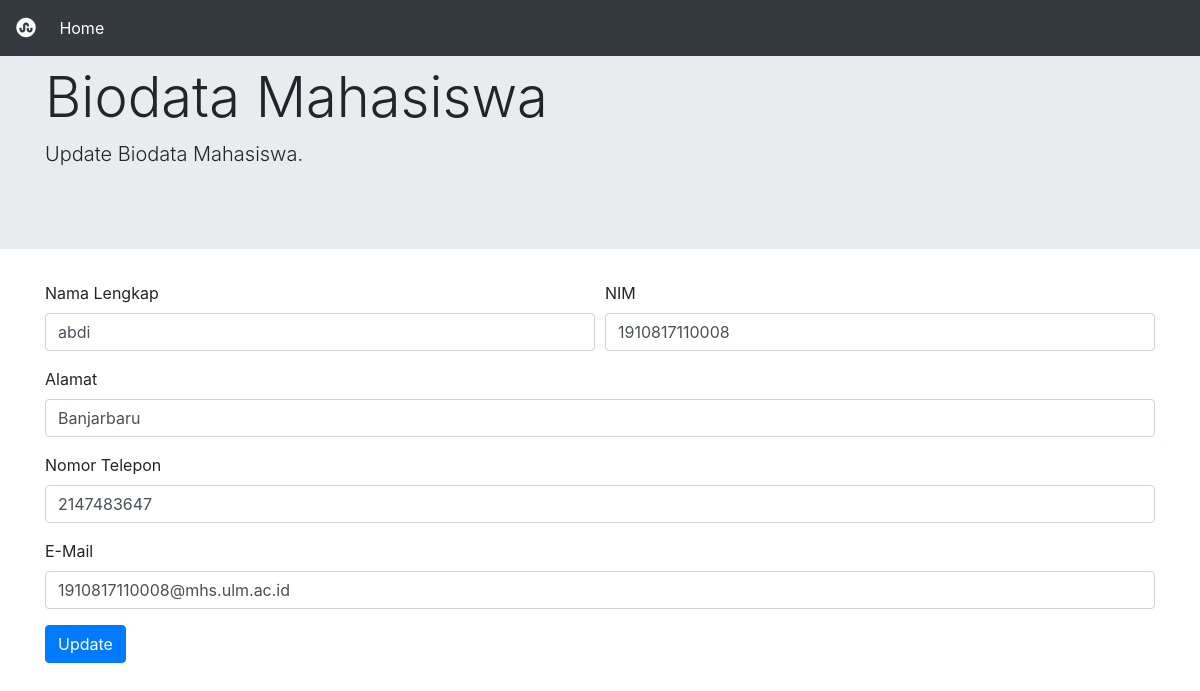
The app's page /edit.php?id=1910817110008 with its own data.
### tables this page shows
CREATE TABLE `mahasiswa` (
  `nama_mhs` varchar(65) NOT NULL,
  `nim_mhs` varchar(13) NOT NULL,
  `almt_mhs` text NOT NULL,
  `no_mhs` int(11) NOT NULL,
  `email_mhs` varchar(65) NOT NULL,
  `no` int(11) NOT NULL
);

### edit.php (the view, shortened to what this page needs)
<!DOCTYPE html>
<html lang="en" style="scroll-behavior:smooth">
<head>
    <link rel="stylesheet" href="https://cdn.jsdelivr.net/npm/bootstrap@4.6.1/dist/css/bootstrap.min.css">
</head>
<?php
include_once("config.php");
$nim_mhs = $_GET['id'];
$result = mysqli_query($mysqli, "SELECT * FROM mahasiswa WHERE nim_mhs=$nim_mhs");
while ($user_data = mysqli_fetch_array($result)) {
    $nama_mhs = $user_data["nama_mhs"];
    $nim_mhs = $user_data['nim_mhs'];
    $no_mhs = $user_data['no_mhs'];
    $almt_mhs = $user_data['almt_mhs'];
    $email_mhs = $user_data['email_mhs'];
}
?>
<html>
<nav class="navbar fixed-top navbar-expand-lg navbar-dark bg-dark">
    <a class="navbar-brand" href="#">
        <i class="fab fa-stumbleupon-circle"></i></a>
    <div class="collapse navbar-collapse" id="navbarNavAltMarkup">
        <div class="navbar-nav">
            <a class="nav-link active" href="index.php">Home<span class="sr-only">(current)</span></a>
        </div>
    </div>
</nav>
<body>
    <div class="jumbotron jumbotron-fluid">
        <div class="container">
            <h1 class="display-4">Biodata Mahasiswa</h1>
            <p class="lead">Update Biodata Mahasiswa.</p>
        </div>
    </div>
    <div class="container">
        <form method="post" name="form-update">
            <div class="form-row" id="input">
                <div class="form-group col-md-6">
                    <label for="inputEmail4">Nama Lengkap</label>
                    <input type="text" name="nama_mhs" class="form-control" id="nama_mhs" value=<?php echo "'$nama_mhs'"; ?>>
                </div>
                <div class="form-group col-md-6">
                    <label for="inputNIM">NIM</label>
                    <input type="number" name="nim_mhs" class="form-control" id="nim_mhs" value=<?php echo "'$nim_mhs'"; ?>>
                </div>
            </div>
            <div class="form-group">
                <label for="inputAlamat">Alamat</label>
                <input type="text" name="almt_mhs" class="form-control" id="almt_mhs" value=<?php echo "'$almt_mhs'"; ?>>
            </div>
            <div class="form-group">
                <label for="inputNumber">Nomor Telepon</label>
                <input type="number" name="no_mhs" class="form-control" id="no_mhs" value=<?php echo "'$no_mhs'"; ?>>
            </div>
            <div class="form-group">
                <label for="inputEmail">E-Mail</label>
                <input type="email" name="email_mhs" class="form-control" id="email_mhs" value=<?php echo "'$email_mhs'"; ?>>
            </div>
            <button type="submit" name="update" class="btn btn-primary">Update</button>
        </form>
    </div>
</body>
</html>

### records on screen
mahasiswa: nama_mhs "abdi", nim_mhs "1910817110008", almt_mhs "Banjarbaru", no_mhs "2147483647", email_mhs "1910817110008@mhs.ulm.ac.id"
